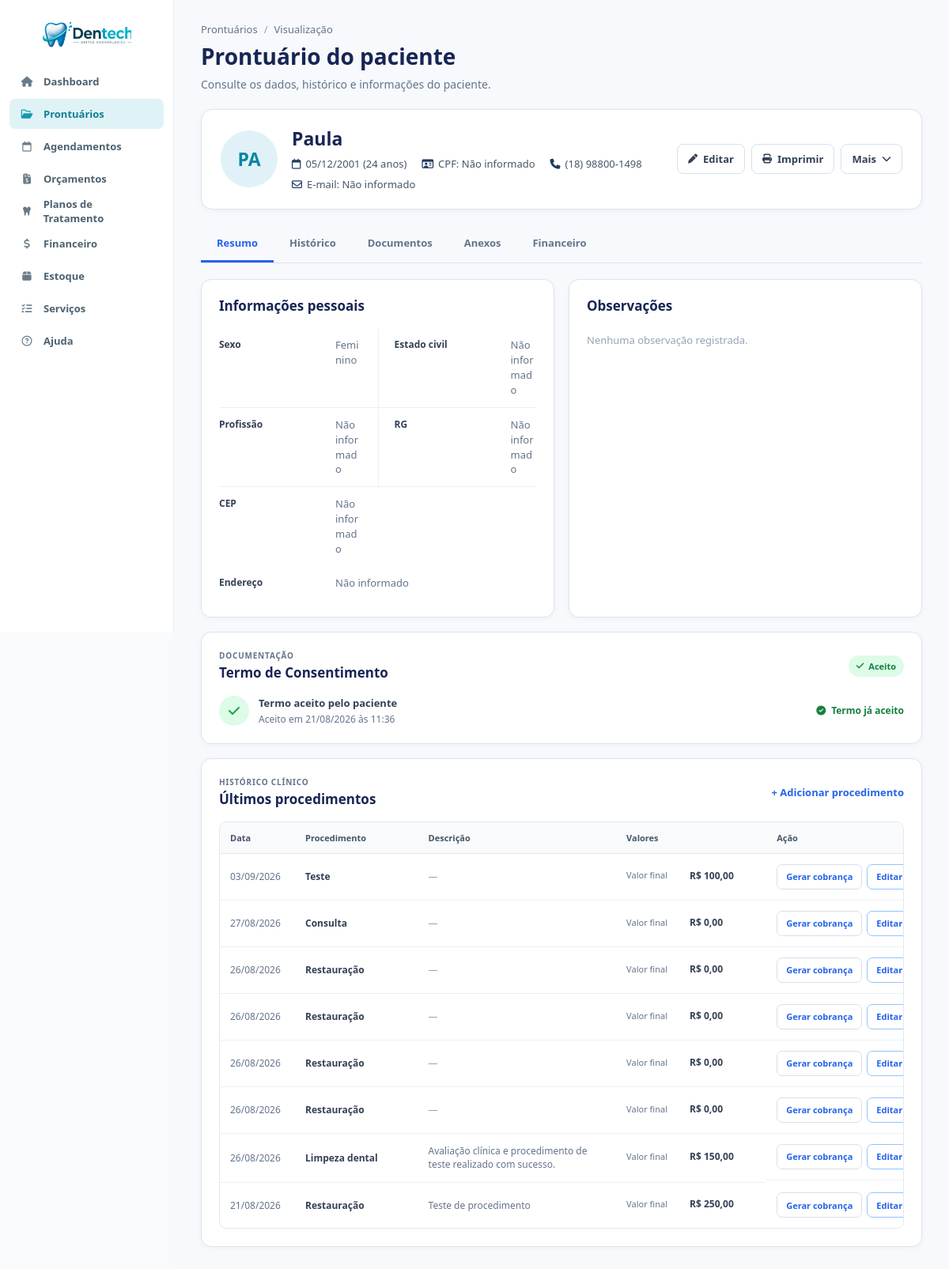
Screenshot of /visualizar_prontuario.php?id=4 (signed in) with the database file from the repository.
### tables this page shows
CREATE TABLE `prontuarios` (
  `id` int NOT NULL AUTO_INCREMENT,
  `paciente` varchar(255) NOT NULL,
  `nascimento` date NOT NULL,
  `sexo` enum('Masculino','Feminino','Outro') DEFAULT NULL,
  `estado_civil` varchar(50) DEFAULT NULL,
  `profissao` varchar(100) DEFAULT NULL,
  `rg` varchar(20) DEFAULT NULL,
  `cpf` varchar(14) DEFAULT NULL,
  `endereco` text,
  `cep` varchar(10) DEFAULT NULL,
  `telefone` varchar(20) DEFAULT NULL,
  `email` varchar(255) DEFAULT NULL,
  `observacoes` text,
  `tratamento_odonto` text,
  `tratamento_medico` text,
  `medicamento_continuo` text,
  `alergia_medicamento` text,
  `alergia_outras` text,
  `problemas_saude` text,
  `gravida_meses` varchar(10) DEFAULT NULL,
  `fuma_tempo` varchar(50) DEFAULT NULL,
  `fuma_cigarros_dia` varchar(20) DEFAULT NULL,
  `bebida_frequencia` varchar(100) DEFAULT NULL,
  `drogas_uso` text,
  `doencas_transmissiveis` text,
  `cancer_familiar` text,
  `tratamento_cancer` text,
  `created_at` timestamp NOT NULL DEFAULT CURRENT_TIMESTAMP,
  `termo_consentimento_aceito` tinyint(1) NOT NULL DEFAULT '0',
  `termo_consentimento_aceito_em` datetime DEFAULT NULL,
  PRIMARY KEY (`id`),
  UNIQUE KEY `uq_prontuarios_cpf` (`cpf`)
);

CREATE TABLE `procedimentos` (
  `id` int NOT NULL AUTO_INCREMENT,
  `paciente_id` int NOT NULL,
  `titulo` varchar(255) NOT NULL,
  `descricao` text,
  `medicamentos` text,
  `valor_materiais` decimal(10,2) NOT NULL DEFAULT '0.00',
  `valor_mao_obra` decimal(10,2) NOT NULL DEFAULT '0.00',
  `valor_final` decimal(10,2) NOT NULL DEFAULT '0.00',
  `data_procedimento` date NOT NULL,
  `orcamento_id` int DEFAULT NULL,
  `plano_item_id` int DEFAULT NULL,
  `agendamento_id` int DEFAULT NULL,
  PRIMARY KEY (`id`),
  KEY `paciente_id` (`paciente_id`),
  KEY `idx_procedimento_orcamento` (`orcamento_id`),
  KEY `idx_procedimento_plano_item` (`plano_item_id`),
  KEY `idx_procedimento_agendamento` (`agendamento_id`),
  CONSTRAINT `fk_procedimento_agendamento` FOREIGN KEY (`agendamento_id`) REFERENCES `agendamentos` (`id`) ON DELETE SET NULL ON UPDATE CASCADE,
  CONSTRAINT `fk_procedimento_orcamento` FOREIGN KEY (`orcamento_id`) REFERENCES `orcamentos` (`id`) ON DELETE SET NULL,
  CONSTRAINT `fk_procedimento_plano_item` FOREIGN KEY (`plano_item_id`) REFERENCES `planos_tratamento_itens` (`id`) ON DELETE SET NULL ON UPDATE CASCADE,
  CONSTRAINT `procedimentos_ibfk_1` FOREIGN KEY (`paciente_id`) REFERENCES `prontuarios` (`id`) ON DELETE CASCADE
);

### visualizar_prontuario.php (the view, shortened to what the rows shown need)
<?php
require_once 'conexao/conexao.php';
$id = (int) $_GET['id'];
$isPrint = isset($_GET['print']) && $_GET['print'] == '1';
$stmt = $pdo->prepare("
    SELECT *
    FROM prontuarios
    WHERE id = ?
");
$stmt->execute([$id]);
$prontuario = $stmt->fetch(PDO::FETCH_ASSOC);
$stmtConsentimento = $pdo->prepare("
    SELECT aceito, data_aceite
    FROM consentimentos
    WHERE prontuario_id = ?
    ORDER BY id DESC
    LIMIT 1
");
$stmtConsentimento->execute([$id]);
$consentimento = $stmtConsentimento->fetch(PDO::FETCH_ASSOC);
$dataNasc = new DateTime($prontuario['nascimento']);
$hoje = new DateTime();
$idade = $hoje->diff($dataNasc)->y;
$nomeCompleto = trim($prontuario['paciente']);
$partesNome = preg_split('/\s+/', $nomeCompleto);
if (count($partesNome) >= 2) {
    $iniciais =
        mb_substr($partesNome[0], 0, 1) .
        mb_substr($partesNome[count($partesNome) - 1], 0, 1);
} else {
    $iniciais = mb_substr($nomeCompleto, 0, 2);
}
$iniciais = mb_strtoupper($iniciais);
$stmtProc = $pdo->prepare("
    SELECT
        p.*
    FROM procedimentos p
    WHERE p.paciente_id = ?
    ORDER BY p.data_procedimento DESC
");
$stmtProc->execute([$id]);
$procedimentos = $stmtProc->fetchAll(PDO::FETCH_ASSOC);
$consentimentoAceito = !empty($consentimento)
    && (int)($consentimento['aceito'] ?? 0) === 1;
$termoAceito = (isset($prontuario['termo_consentimento_aceito'])
    && (int)$prontuario['termo_consentimento_aceito'] === 1)
    || $consentimentoAceito;
$dataAceite = $prontuario['termo_consentimento_aceito_em']
    ?? ($consentimento['data_aceite'] ?? null);
?>
<!DOCTYPE html>
<html lang="pt-BR">
<head>
    <link
        rel="stylesheet"
        href="css/global.css">
    <link
        rel="stylesheet"
        href="css/variables.css">
    <link
        rel="stylesheet"
        href="css/layout.css">
    <link
        rel="stylesheet"
        href="css/vis_prontuario.css">
    <link
        rel="stylesheet"
        href="https://cdnjs.cloudflare.com/ajax/libs/font-awesome/6.5.2/css/all.min.css">
</head>
<body class="<?= $isPrint ? 'print-mode' : '' ?>">
    <main class="prontuario-page">
        <div class="page-header">
            <div class="page-header-info">
                <h1>
                    Prontuário do paciente
                </h1>
            </div>
        </div>
        <section class="patient-header">
            <div class="patient-main">
                <div class="patient-avatar">
                    <?= htmlspecialchars($iniciais) ?>
                </div>
                <div class="patient-info">
                    <h2>
                        <?= htmlspecialchars($prontuario['paciente']) ?>
                    </h2>
                    <div class="patient-details">
                        <span>
                            <i class="fa-regular fa-calendar"></i>
                            <?= date(
                                'd/m/Y',
                                strtotime($prontuario['nascimento'])
                            ) ?>
                            (<?= $idade ?> anos)
                        </span>
                        <span>
                            <i class="fa-regular fa-id-card"></i>
                            CPF:
                            <?= htmlspecialchars(
                                $prontuario['cpf'] ?: 'Não informado'
                            ) ?>
                        </span>
                        <span>
                            <i class="fa-solid fa-phone"></i>
                            <?= htmlspecialchars(
                                $prontuario['telefone'] ?: 'Não informado'
                            ) ?>
                        </span>
                        <span>
                            <i class="fa-regular fa-envelope"></i>
                            E-mail: <?= htmlspecialchars($prontuario['email'] ?: 'Não informado') ?>
                        </span>
                    </div>
                </div>
            </div>
        </section>
        <div
            class="tab-content active"
            id="tab-resumo">
            <div class="content-grid">
                <section class="info-card">
                    <div class="card-header">
                        <h2>
                            Informações pessoais
                        </h2>
                    </div>
                    <div class="info-list">
                        <div class="info-item">
                            <strong>Sexo</strong>
                            <span>
                                <?= htmlspecialchars(
                                    $prontuario['sexo'] ?: 'Não informado'
                                ) ?>
                            </span>
                        </div>
                        <div class="info-item">
                            <strong>Estado civil</strong>
                            <span>
                                <?= htmlspecialchars(
                                    $prontuario['estado_civil'] ?: 'Não informado'
                                ) ?>
                            </span>
                        </div>
                        <div class="info-item">
                            <strong>Profissão</strong>
                            <span>
                                <?= htmlspecialchars(
                                    $prontuario['profissao'] ?: 'Não informado'
                                ) ?>
                            </span>
                        </div>
                        <div class="info-item">
                            <strong>RG</strong>
                            <span>
                                <?= htmlspecialchars(
                                    $prontuario['rg'] ?: 'Não informado'
                                ) ?>
                            </span>
                        </div>
                        <div class="info-item">
                            <strong>CEP</strong>
                            <span>
                                <?= htmlspecialchars(
                                    $prontuario['cep'] ?: 'Não informado'
                                ) ?>
                            </span>
                        </div>
                        <div class="info-item info-item-full">
                            <strong>Endereço</strong>
                            <span>
                                <?= nl2br(
                                    htmlspecialchars(
                                        $prontuario['endereco'] ?: 'Não informado'
                                    )
                                ) ?>
                            </span>
                        </div>
                    </div>
                </section>
                <section class="info-card">
                    <div class="card-header">
                        <h2>
                            Observações
                        </h2>
                    </div>
                </section>
            </div>
            <section class="info-card consent-card">
                <div class="card-header">
                    <div>
                        <h2>
                            Termo de Consentimento
                        </h2>
                    </div>
                </div>
                <div class="consent-content">
                    <?php if ($termoAceito): ?>
                        <div class="consent-status accepted">
                            <div>
                                <strong>
                                    Termo aceito pelo paciente
                                </strong>
                                <?php if ($dataAceite): ?>
                                    <span>
                                        Aceito em
                                        <?= date(
                                            'd/m/Y \à\s H:i',
                                            strtotime($dataAceite)
                                        ) ?>
                                    </span>
                                <?php endif; ?>
                            </div>
                        </div>
                    <?php endif; ?>
                </div>
            </section>
            <section class="info-card procedures-card">
                <div class="card-header">
                    <div>
                        <h2>
                            Últimos procedimentos
                        </h2>
                    </div>
                </div>
                <?php if (empty($procedimentos)): ?>
                    <div class="empty-state">
                        <div class="empty-icon">
                            <i class="fa-regular fa-folder-open"></i>
                        </div>
                        <strong>
                            Nenhum procedimento registrado
                        </strong>
                        <span>
                            Os procedimentos realizados neste paciente
                            aparecerão aqui.
                        </span>
                    </div>
                <?php else: ?>
                    <div class="table-wrapper">
                        <table class="procedures-table">
                            <thead>
                                <tr>
                                    <th>Data</th>
                                    <th>Procedimento</th>
                                    <th>Descrição</th>
                                    <th>Valores</th>
                                    <?php if (!$isPrint): ?>
                                        <th>Ação</th>
                                    <?php endif; ?>
                                </tr>
                            </thead>
                            <tbody>
                                <?php foreach ($procedimentos as $proc): ?>
                                    <tr>
                                        <td>
                                            <?= date(
                                                'd/m/Y',
                                                strtotime(
                                                    $proc['data_procedimento']
                                                )
                                            ) ?>
                                        </td>
                                        <td>
                                            <strong>
                                                <?= htmlspecialchars(
                                                    $proc['titulo']
                                                ) ?>
                                            </strong>
                                        </td>
                                        <td>
                                            <?php
                                            $descricao =
                                                trim(
                                                    $proc['descricao'] ?? ''
                                                );
                                            if ($descricao === '') {
                                                echo '<span class="muted">—</span>';
                                            } else {
                                                echo htmlspecialchars(
                                                    mb_strimwidth(
                                                        $descricao,
                                                        0,
                                                        100,
                                                        '...'
                                                    )
                                                );
                                            }
                                            ?>
                                        </td>
                                        <td class="procedure-values">
                                            <div class="procedure-value-line">
                                                <span>Valor final</span>
                                                <strong>
                                                    R$
                                                    <?= number_format(
                                                        (float)($proc['valor_final'] ?? 0),
                                                        2,
                                                        ',',
                                                        '.'
                                                    ) ?>
                                                </strong>
                                            </div>
                                        </td>
                                        <?php if (!$isPrint): ?>
                                            <td class="procedure-actions">
                                                <a
                                                    href="gerar_cobranca_procedimento.php?procedimento_id=<?= (int)$proc['id'] ?>"
                                                    class="table-action btn-gerar-cobranca">
                                                    Gerar cobrança
                                                </a>
                                                <a
                                                    class="table-action btn-editar-procedimento"
                                                    href="adicionar_procedimento.php?prontuario_id=<?= $id ?>&procedimento_id=<?= (int)$proc['id'] ?>">
                                                    Editar
                                                </a>
                                            </td>
                                        <?php endif; ?>
                                    </tr>
                                <?php endforeach; ?>
                            </tbody>
                        </table>
                    </div>
                <?php endif; ?>
            </section>
        </div>
    </main>
</body>
</html>

### rows the page displays
prontuarios: paciente "PA", paciente "Paula", nascimento "05/12/2001", cpf "Não informado", telefone "(18) 98800-1498", email "Não informado", sexo "Feminino", estado_civil "Não informado", profissao "Não informado", rg "Não informado", cep "Não informado", endereco "Não informado", termo_consentimento_aceito_em "21/08/2026 às 11:36"
procedimentos: data_procedimento "03/09/2026", titulo "Teste", valor_final "100,00"
procedimentos: data_procedimento "27/08/2026", titulo "Consulta", valor_final "0,00"
procedimentos: data_procedimento "26/08/2026", titulo "Restauração", valor_final "0,00"
procedimentos: data_procedimento "26/08/2026", titulo "Restauração", valor_final "0,00"
procedimentos: data_procedimento "26/08/2026", titulo "Restauração", valor_final "0,00"
procedimentos: data_procedimento "26/08/2026", titulo "Restauração", valor_final "0,00"
procedimentos: data_procedimento "26/08/2026", titulo "Limpeza dental", descricao "Avaliação clínica e procedimento de teste realizado com sucesso.", valor_final "150,00"
procedimentos: data_procedimento "21/08/2026", titulo "Restauração", descricao "Teste de procedimento", valor_final "250,00"
